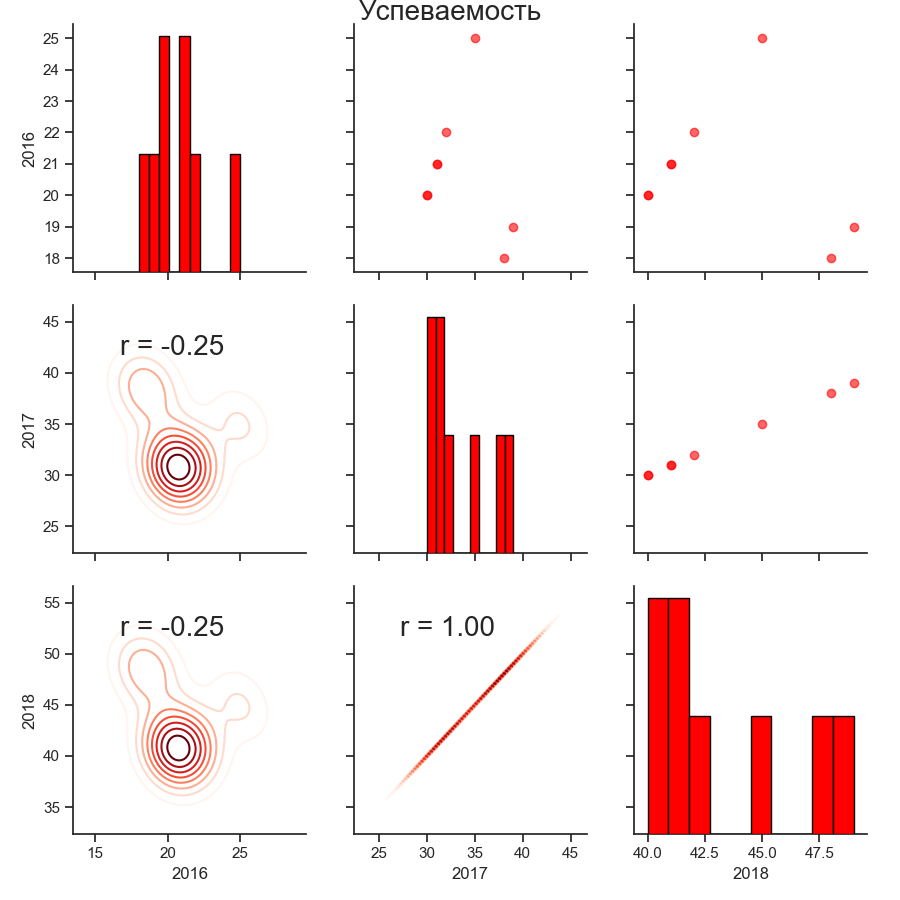

Reproduce this figure in Python.
# coding=utf-8
# Pandas and numpy for data manipulation
import pandas as pd
import numpy as np

# No warnings about setting value on copy of slice
pd.options.mode.chained_assignment = None

# Display up to 60 columns of a dataframe
pd.set_option('display.max_columns', 60)

# Matplotlib visualization
import matplotlib.pyplot as plt

# Set default font size
plt.rcParams['font.size'] = 24

# Internal ipython tool for setting figure size
from IPython.core.pylabtools import figsize

# Seaborn for visualization
import seaborn as sns

sns.set(font_scale=2)
sns.set(style="ticks", color_codes=True)


featuresClean = pd.read_csv('semester_corr.csv')
features = featuresClean+0.00001*np.random.rand(8, 3)

# Extract the columns to  plot
plot_data = features[['2016', '2017', '2018']]

# Replace the inf with nan
plot_data = plot_data.replace({np.inf: np.nan, -np.inf: np.nan})

# # Rename columns
# plot_data = plot_data.rename(columns = {'log_Total GHG Emissions (Metric Tons CO2e)': 'log GHG Emissions'})

# Drop na values
plot_data = plot_data.dropna()


# Function to calculate correlation coefficient between two columns
def corr_func(x, y, **kwargs):
    r = np.corrcoef(x, y)[0][1]
    ax = plt.gca()
    ax.annotate("r = {:.2f}".format(r),
                xy=(.2, .8), xycoords=ax.transAxes,
                size=20)


# Create the pairgrid object
# grid = sns.PairGrid(data=plot_data, size=3)
grid = sns.PairGrid(data=plot_data, height=3)

# Upper is a scatter plot
grid.map_upper(plt.scatter, color='red', alpha=0.6)

# Diagonal is a histogram
grid.map_diag(plt.hist, color='red', edgecolor='black')

# Bottom is correlation and density plot
grid.map_lower(corr_func)
grid.map_lower(sns.kdeplot, cmap=plt.cm.Reds)

# Title for entire plot
plt.suptitle(u"Успеваемость", size=20, y=1)

# plt.draw()
plt.savefig('semester_corr.png')
